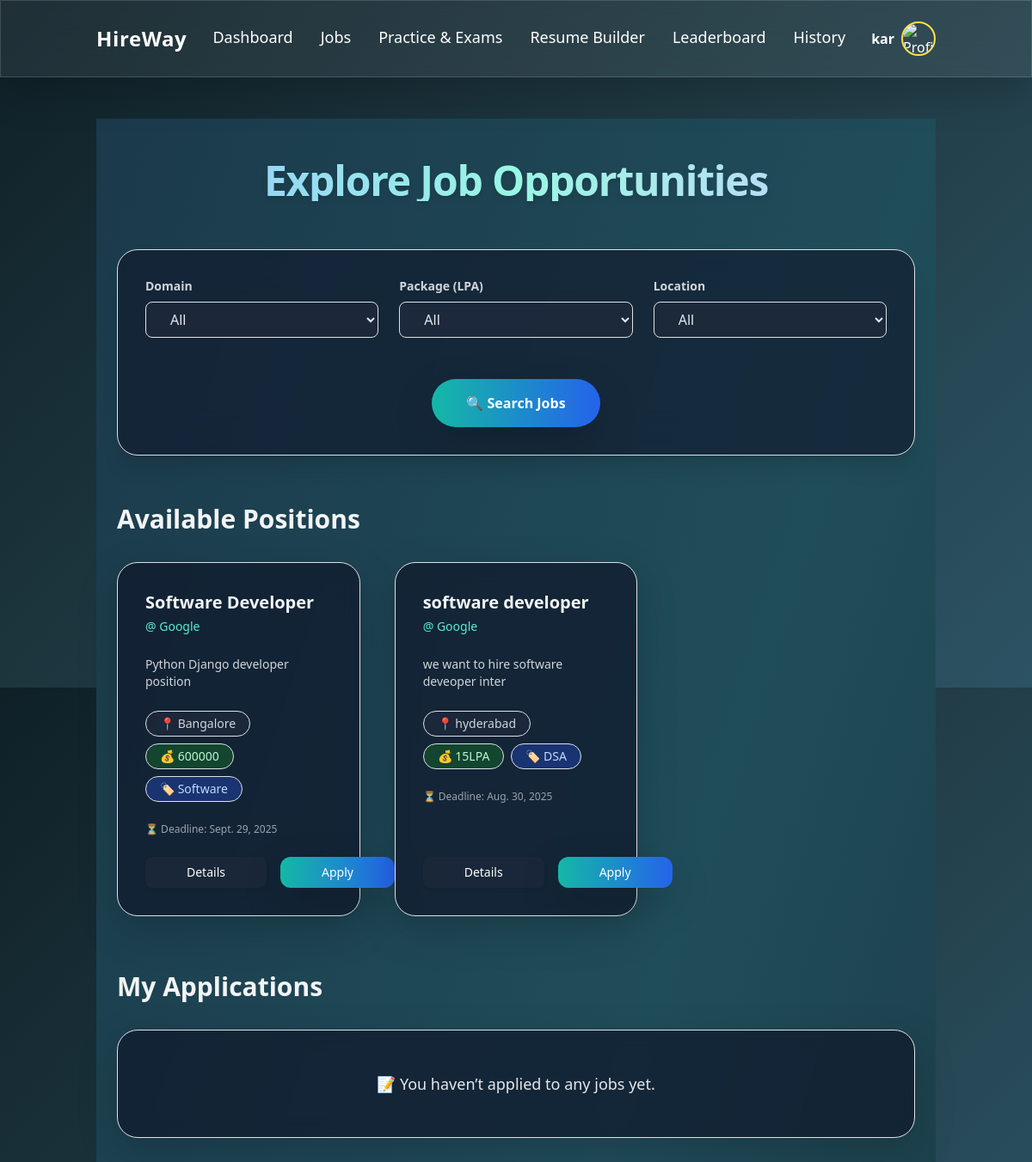
Screenshot of /jobs/ (signed in) with the database file from the repository.
### HireWay_app/models.py (models this page shows, shortened)
class Job(models.Model):
    title = models.CharField(max_length=255)
    company = models.ForeignKey(Company, on_delete=models.CASCADE)
    description = models.TextField()
    location = models.CharField(max_length=255)
    salary = models.DecimalField(max_digits=10, decimal_places=2)
    domain = models.CharField(max_length=100, blank=True)
    package = models.CharField(max_length=50, blank=True)
    deadline = models.DateField()
    class Meta:
        verbose_name = "Job"
        verbose_name_plural = "Jobs"

class Company(models.Model):
    user = models.OneToOneField(User, on_delete=models.CASCADE, related_name="company_profile")
    name = models.CharField(max_length=150)
    email = models.EmailField(unique=True)
    class Meta:
        verbose_name = "Company"
        verbose_name_plural = "Companies"

### HireWay_app/views.py (the view)
# urls.py: path('jobs/', views.job_list, name='job_list'),
@login_required
def job_list(request):
    jobs = Job.objects.select_related("company").all()
    domain = request.GET.get("domain")
    package = request.GET.get("package")
    location = request.GET.get("location")
    if domain:
        jobs = jobs.filter(domain__iexact=domain)
    if package:
        jobs = jobs.filter(package__iexact=package)
    if location:
        jobs = jobs.filter(location__iexact=location)
    domains = Job.objects.values_list("domain", flat=True).distinct()
    packages = Job.objects.values_list("package", flat=True).distinct()
    locations = Job.objects.values_list("location", flat=True).distinct()
    my_applications = JobApplication.objects.filter(user=request.user).select_related("job", "job__company")
    context = {
        "jobs": jobs,
        "domains": domains,
        "packages": packages,
        "locations": locations,
        "selected_domain": domain,
        "selected_package": package,
        "selected_location": location,
        "my_applications": my_applications,
    }
    return render(request, "jobs/job_list.html", context)

### templates/jobs/job_list.html (shortened to what this page needs)
{% extends "base.html" %}
{% block content %}
<div class="min-h-screen py-12 px-6"
     style="background: linear-gradient(to bottom right, #1b3a4b, #204d5a, #19323c);">
    <div class="max-w-7xl mx-auto">
        <h1 class="text-5xl font-extrabold text-center text-transparent bg-clip-text
                   bg-gradient-to-r from-blue-300 via-teal-200 to-indigo-200
                   mb-14 tracking-tight drop-shadow-md">
        </h1>
        <form method="GET"
            class="sticky top-4 z-20 grid md:grid-cols-3 gap-6 mb-14
                   bg-slate-900/60 text-gray-100 rounded-3xl shadow-xl p-8
                   border border-slate-700 backdrop-blur-xl">
            <div>
                <label class="block text-sm font-semibold text-gray-300 mb-2">Domain</label>
                <select name="domain" id="domain"
                    class="w-full rounded-lg bg-slate-800/80 border border-slate-700
                           text-gray-200 px-4 py-2 focus:ring-2 focus:ring-teal-400
                           focus:outline-none transition">
                    <option value="">All</option>
                </select>
            </div>
            <div>
                <label class="block text-sm font-semibold text-gray-300 mb-2">Package (LPA)</label>
                <select name="package" id="package"
                    class="w-full rounded-lg bg-slate-800/80 border border-slate-700
                           text-gray-200 px-4 py-2 focus:ring-2 focus:ring-teal-400
                           focus:outline-none transition">
                    <option value="">All</option>
                </select>
            </div>
            <div>
                <label class="block text-sm font-semibold text-gray-300 mb-2">Location</label>
                <select name="location" id="location"
                    class="w-full rounded-lg bg-slate-800/80 border border-slate-700
                           text-gray-200 px-4 py-2 focus:ring-2 focus:ring-teal-400
                           focus:outline-none transition">
                    <option value="">All</option>
                </select>
            </div>
            <div class="md:col-span-3 text-center mt-4">
                <button type="submit"
                    class="inline-flex items-center bg-gradient-to-r from-teal-500 to-blue-600
                           hover:from-teal-600 hover:to-blue-700 text-white px-10 py-3
                           rounded-full font-semibold shadow-lg transition transform hover:scale-105">
                    🔍 Search Jobs
                </button>
            </div>
        </form>
        <h2 class="text-3xl font-bold text-gray-100 mb-8">Available Positions</h2>
        <div class="grid md:grid-cols-2 lg:grid-cols-3 gap-10 mb-16">
            {% if jobs %}
                {% for job in jobs %}
                <div class="bg-slate-900/70 text-gray-100 rounded-3xl shadow-lg
                            hover:shadow-2xl hover:-translate-y-1 transition
                            border border-slate-700 p-8 flex flex-col backdrop-blur-md">
                    <h2 class="text-xl font-semibold mb-1">{{ job.title }}</h2>
                    <p class="text-teal-300 text-sm mb-4">@ {{ job.company.name }}</p>
                    <p class="text-gray-300 text-sm mb-4 line-clamp-3">{{ job.description }}</p>
                    <div class="flex flex-wrap gap-2 text-sm mb-4">
                        <span class="px-3 py-1 rounded-full bg-slate-800/80 border border-slate-700 text-gray-300">
                            📍 {{ job.location }}
                        </span>
                        <span class="px-3 py-1 rounded-full bg-green-900/70 border border-green-700 text-green-200">
                            💰 {{ job.package }}
                        </span>
                        <span class="px-3 py-1 rounded-full bg-blue-900/70 border border-blue-700 text-blue-200">
                            🏷️ {{ job.domain }}
                        </span>
                    </div>
                    <p class="text-xs text-gray-400 mb-6">⏳ Deadline: {{ job.deadline }}</p>
                    <div class="mt-auto flex justify-between gap-3">
                        <a href="{% url 'job_detail' job.id %}"
                            class="bg-slate-800/70 hover:bg-slate-700 text-white px-5 py-2
                                   rounded-lg text-sm font-medium shadow-sm transition">
                            Details
                        </a>
                        <a href="{% url 'apply_job' job.id %}"
                            class="bg-gradient-to-r from-teal-500 to-blue-600 hover:from-teal-600 hover:to-blue-700
                                   text-white px-5 py-2 rounded-xl text-sm font-medium shadow-lg transition">
                            Apply
                        </a>
                    </div>
                </div>
                {% endfor %}
            {% else %}
                <div class="col-span-3 text-center bg-slate-900/70 text-gray-200 rounded-3xl shadow-lg
                            p-12 border border-slate-700 backdrop-blur-md">
                    <p class="text-lg font-medium">🚫 No jobs found. Try adjusting filters.</p>
                </div>
            {% endif %}
        </div>
        <h2 class="text-3xl font-bold text-gray-100 mb-8">My Applications</h2>
        <div class="grid md:grid-cols-2 lg:grid-cols-3 gap-10">
            {% if my_applications %}
                {% for app in my_applications %}
                <div class="bg-slate-900/70 text-gray-100 rounded-3xl shadow-lg border border-slate-700
                            p-8 flex flex-col backdrop-blur-md">
                    <h2 class="text-xl font-semibold mb-1">{{ app.job.title }}</h2>
                    <p class="text-teal-300 text-sm mb-4">@ {{ app.job.company.name }}</p>
                    <div class="flex flex-wrap gap-2 text-sm mb-4">
                        <span class="px-3 py-1 rounded-full bg-slate-800/80 border border-slate-700 text-gray-300">📍 {{ app.job.location }}</span>
                        <span class="px-3 py-1 rounded-full bg-green-900/70 border border-green-700 text-green-200">💰 {{ app.job.package }}</span>
                        <span class="px-3 py-1 rounded-full bg-blue-900/70 border border-blue-700 text-blue-200">🏷️ {{ app.job.domain }}</span>
                    </div>
                    <p class="text-sm font-medium mb-4
                        {% if app.status == 'Accepted' %}text-green-400
                        {% elif app.status == 'Pending' %}text-yellow-400
                        {% else %}text-red-400{% endif %}">
                        📌 Status: {{ app.status }}
                    </p>
                    <a href="{% url 'job_detail' app.job.id %}"
                        class="bg-slate-800/70 hover:bg-slate-700 text-white px-5 py-2 rounded-lg
                               text-sm font-medium shadow-sm transition">
                        View Job
                    </a>
                </div>
                {% endfor %}
            {% else %}
                <div class="col-span-3 text-center bg-slate-900/70 text-gray-200 rounded-3xl shadow-lg
                            p-12 border border-slate-700 backdrop-blur-md">
                    <p class="text-lg font-medium">📝 You haven’t applied to any jobs yet.</p>
                </div>
            {% endif %}
        </div>
    </div>
</div>
{% endblock %}

### templates/base.html (shortened to what this page needs)
{% load static %}
<!DOCTYPE html>
<html lang="en">
<head>
  <script src="https://cdn.tailwindcss.com"></script>
  <link href="https://cdn.jsdelivr.net/npm/bootstrap@5.3.3/dist/css/bootstrap.min.css" rel="stylesheet">
</head>
<body class="text-white font-sans">
  <nav class="glass sticky top-0 z-50 shadow-lg">
    <div class="container mx-auto flex items-center justify-between p-4">
      <h1 class="text-2xl font-bold tracking-wide">HireWay</h1>
      <ul class="hidden md:flex space-x-8 text-lg">
        <li><a href="{% url 'student_dashboard' %}" class="nav-link hover:text-yellow-300 transition">Dashboard</a></li>
        <li><a href="{% url 'job_list' %}" class="nav-link hover:text-yellow-300 transition">Jobs</a></li>
        <li><a href="{% url 'practice_exam' %}" class="nav-link hover:text-yellow-300 transition">Practice & Exams</a></li>
        <li><a href="{% url 'resume_list' %}" class="nav-link hover:text-yellow-300 transition">Resume Builder</a></li>
        <li><a href="{% url 'leaderboard' %}" class="nav-link hover:text-yellow-300 transition">Leaderboard</a></li>
        <li><a href="{% url 'placement_history' %}" class="nav-link hover:text-yellow-300 transition">History</a></li>
      </ul>
     <div class="flex items-center space-x-2">
    <a href="{% url 'profile' %}" class="flex items-center space-x-2">
        <span class="text-white font-semibold">{{ user.username }}</span>
        <img src="{{ user.profile.picture.url }}" class="w-10 h-10 rounded-full border-2 border-yellow-300" alt="Profile Picture">
    </a>
</div>
  </nav>
  <section class="container mx-auto mt-12 px-6 fade-in">
    {% block content %}
    {% endblock %}
  </section>
</body>
</html>

### templates/base.html (style rules this page uses)
body { background: linear-gradient(135deg, #0f2027, #203a43, #2c5364); min-height: 100vh; }
.glass { backdrop-filter: blur(20px); background: rgba(255, 255, 255, 0.07); border: 1px solid rgba(255, 255, 255, 0.15); }
.nav-link { position: relative; padding-bottom: 4px; }
.nav-link::after { content: ""; position: absolute; width: 0%; height: 2px; left: 0; bottom: 0; background-color: #facc15; transition: 0.3s ease-in-out; }
.fade-in { animation: fadeIn 0.8s ease-in-out; }

### rows the page displays
Job: title "Software Developer", company.name "Google", description "Python Django developer position", location "Bangalore", package "600000", domain "Software", deadline "Sept. 29, 2025"
Job: title "software developer", company.name "Google", description "we want to hire software deveoper inter", location "hyderabad", package "15LPA", domain "DSA", deadline "Aug. 30, 2025"

### other values shown
{{ user.username }} "kar"
